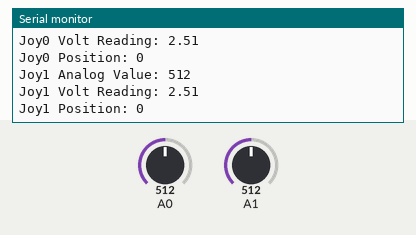
A sketch run on a simulated Arduino Uno, built with avr-gcc and run on an emulated ATmega328P. Parts: the last lines printed to the serial monitor. The inputs (shaded band) are chosen by the test bench; at power-on: A0 = 512, A1 = 512.

Above: at 1.8 s.
1.9 s: A0 set to 716
3.4 s: A1 set to 494
At 4.8 s:
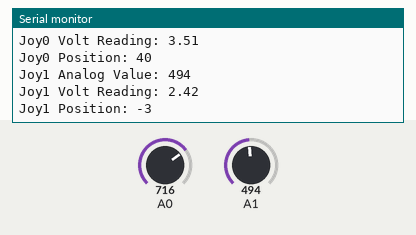
4.9 s: A1 set to 511
At 5.8 s:
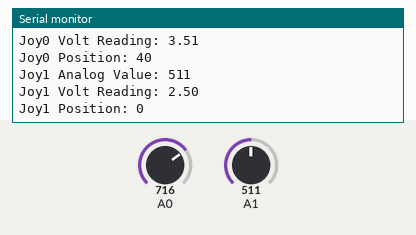
6.4 s: A0 set to 900
Timing chart, 0 to 8.9 s (numbered marks = the images above; inputs shaded):
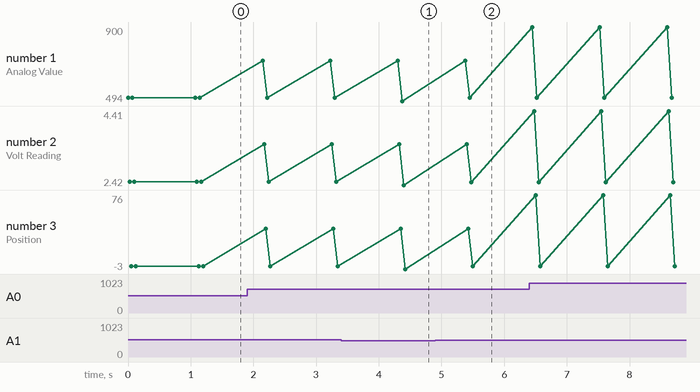

Measured:
- after the input at 3.4 s, the serial monitor: prints a new line after 0.97 s (image 1)
- after the input at 4.9 s, the serial monitor: prints a new line after 0.55 s (image 2)
- plotted number 1: 512 → 494 after the input at 3.4 s, 494 → 511 after the input at 4.9 s
- plotted number 2: 2.51 → 2.42 after the input at 3.4 s, 2.42 → 2.5 after the input at 4.9 s
- plotted number 3: 0 → -3 after the input at 3.4 s

The sketch:

JoystickRemoteControlInterpreter10-3-17.ino
```cpp
/*
 * Michael Georgariou
 * Joystick Remote Control Interpretter
 * EE 151-03
 */

int Ain0 = 0;
int Ain1 = 0;
float Volt0Reading;
float Volt1Reading;
int Joy0Pos;
int Joy1Pos;

void setup() {
  Serial.begin(9600);
}

void loop() {
  Ain0 = analogRead(0);
  Ain1 = analogRead(1);
  Volt0Reading = (Ain0 / 204.0);
  Volt1Reading = (Ain1 / 204.0);
  Joy0Pos = ((Volt0Reading * 40) - 100);
  Joy1Pos = ((Volt1Reading * 40) - 100);

  Serial.print("Joy0 Analog Value: ");
  Serial.println(Ain0);
  Serial.print("Joy0 Volt Reading: ");
  Serial.println(Volt0Reading);
  Serial.print("Joy0 Position: ");
  Serial.print(Joy0Pos);
  Serial.println(" ");

  Serial.print("Joy1 Analog Value: ");
  Serial.println(Ain1);
  Serial.print("Joy1 Volt Reading: ");
  Serial.println(Volt1Reading);
  Serial.print("Joy1 Position: ");
  Serial.print(Joy1Pos);
  Serial.println(" ");

  delay(1000);
}
```
